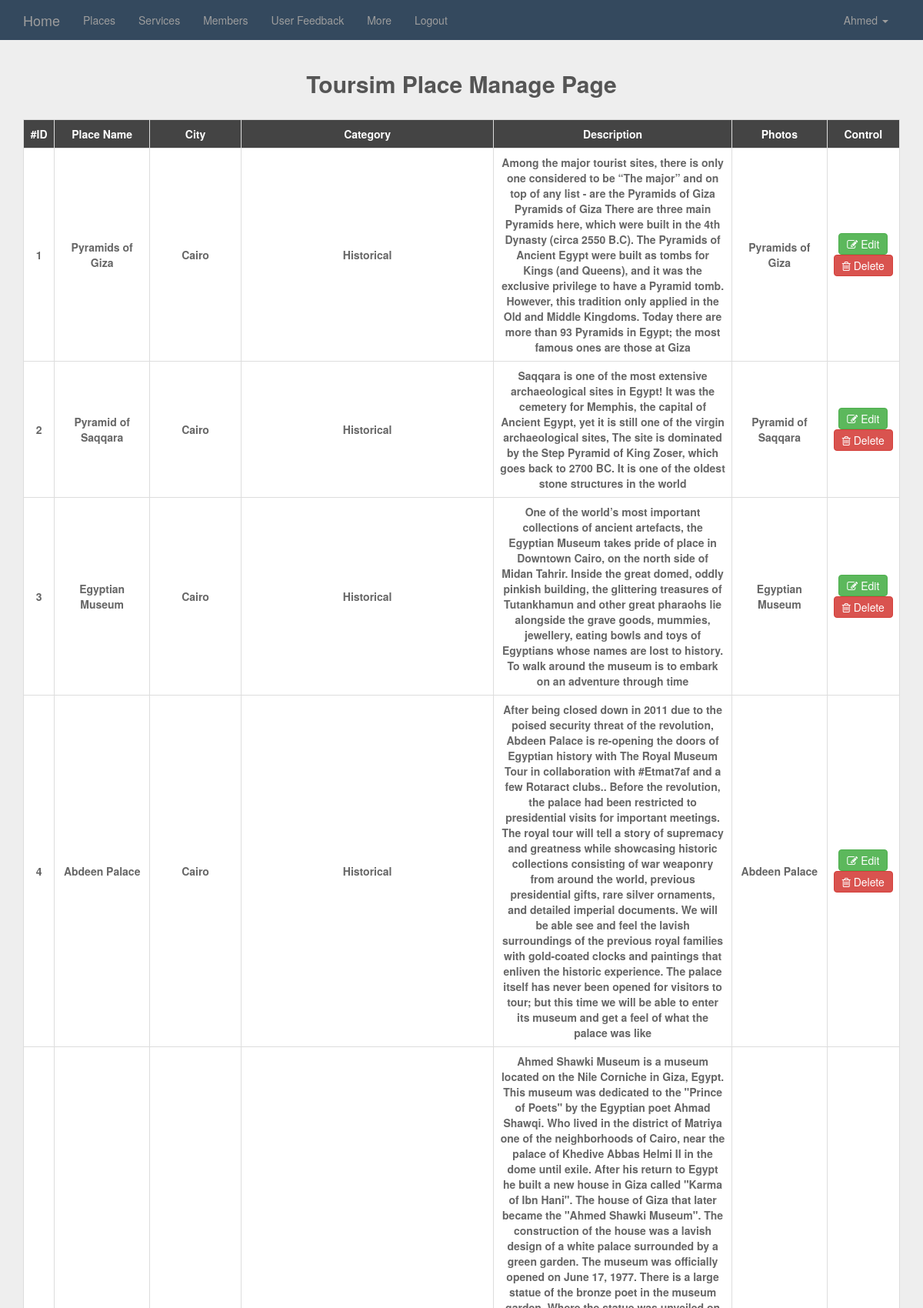
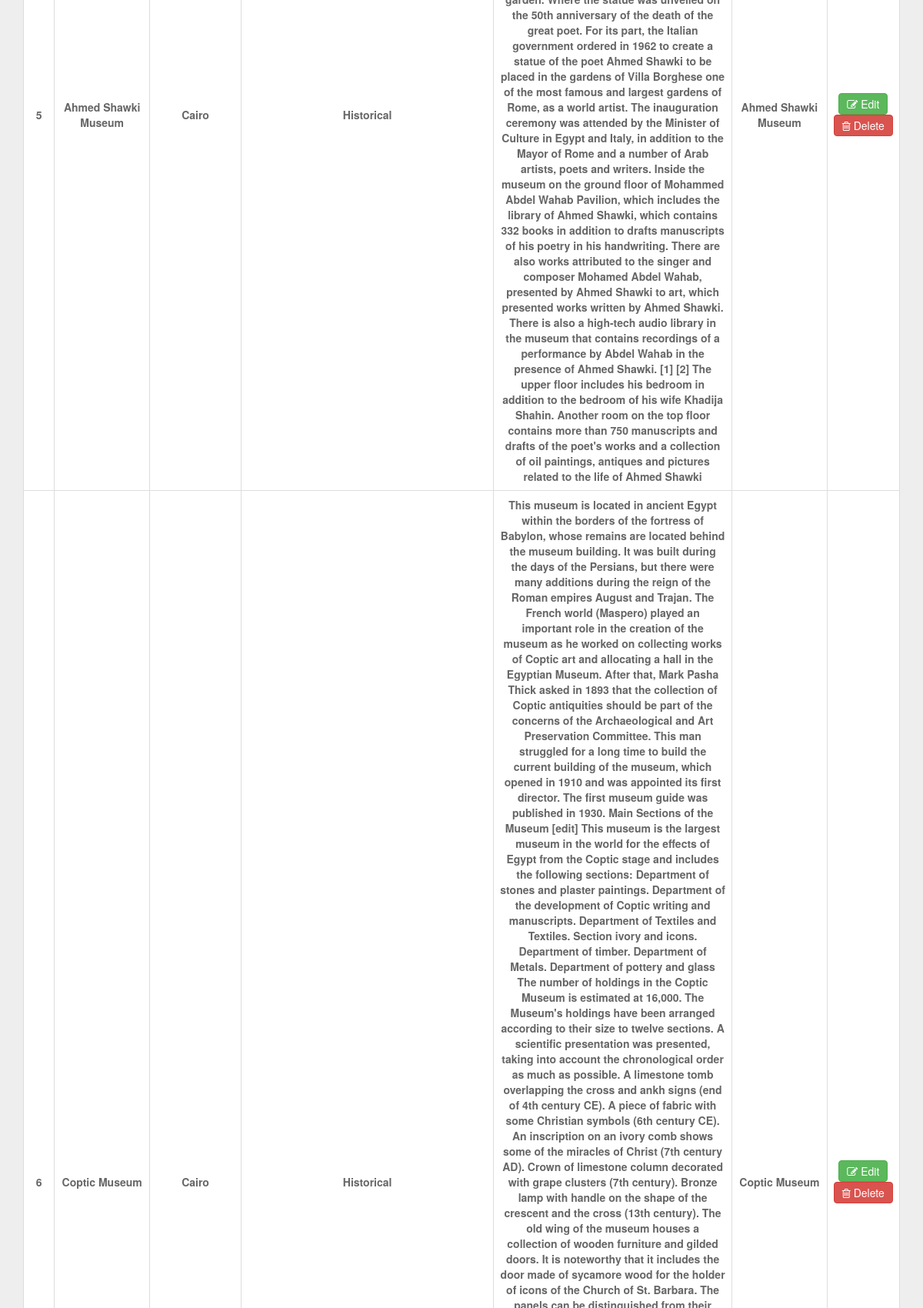
Page /admin/place.php (signed in, upper part) on the committed database (2 pictures, top to bottom).
### tables this page shows
CREATE TABLE `place` (
  `pid` int(11) NOT NULL,
  `PName` varchar(255) NOT NULL,
  `PCat` int(11) NOT NULL,
  `PCity` int(11) NOT NULL,
  `Description` text NOT NULL,
  `photo` varchar(255) NOT NULL,
  `addres` varchar(255) NOT NULL DEFAULT '0'
);

CREATE TABLE `city` (
  `cityId` int(11) NOT NULL,
  `cityName` varchar(255) NOT NULL,
  `photo` varchar(255) NOT NULL,
  `description` varchar(255) NOT NULL,
  `map` varchar(255) NOT NULL
);

CREATE TABLE `tourismcategory` (
  `tourCatId` int(11) NOT NULL,
  `tourCatName` varchar(255) NOT NULL
);

### admin/place.php (the view, shortened to what this page needs)
<?php
	include 'init.php';
	if(isset($_SESSION['username'])){
		$do = isset($_GET['do'])? $_GET['do']:'manage';
		if ($do == 'manage')
		{?>
			<div class="container">
				<h2 class="text-center">Toursim Place Manage Page</h2>
				<div class="table-responsive">
					<table class="main-table text-center table table-bordered">
						<tr>
							<td>#ID</td>
							<td>Place Name</td>
							<td>City</td>
							<td></i>Category</td>
							<td></i>Description</td>
							<td></i>Photos</td>
							<td>Control</td>
						</tr>
					<?php
						$stmt = $con->prepare("select * from place");
						$stmt->execute();
						$rows = $stmt->fetchAll();
						$stmt2 = $con->prepare("select * from TourismCategory");
						$stmt2->execute();
						$rows2 = $stmt2->fetchAll();
						$stmt3 = $con->prepare("select * from City");
						$stmt3->execute();
						$rows3 = $stmt3->fetchAll();
						foreach ($rows as $row) {
							echo "<tr>";
							echo "<td>". $row['pid'] ."</td>";
							echo "<td>". $row['PName'] ."</td>";
							foreach ($rows3 as $row3){
 								if($row['PCity']===$row3['cityId']){
 									echo "<td>". $row3['cityName'] ."</td>";
 									break;
 								}
 							}
 							foreach ($rows2 as $row2){
 								if($row['PCat']===$row2['tourCatId']){
 									echo "<td>". $row2['tourCatName'] ."</td>";
 									break;
 								}
 							}
 							echo "<td>". $row['Description'] ."</td>";
 							echo "<td>". $row['photo'] ."</td>";
 							echo "<td>
								<a class='btn btn-success' href='?do=edit&PId=".$row['pid']."'><i class='fa fa-pencil-square-o' aria-hidden='true'></i> Edit</a>
								<a class='btn btn-danger delete-btn' data-toggle='confirmation' href='place.php?do=Delete&PId=". $row['pid'] ."'><i class='fa fa-trash-o' aria-hidden='true'></i> Delete</a>
							</td>";
							echo "</tr>";
						}
					?>
					</table>
				</div>
			</div>
		 	<?php
			}
		else{
			header("location:?do=manage");
		}
		include $tml . 'footer.php';
	}else{
		redirectHome("<div class'alert alert-danger'>You can't access this page!</div>");
	}
?>

### admin/layout/css/style.css (style rules this page uses)
* { padding: 0; margin: 0; }
body { background: #EEE }
h2 { font-weight: bold; color: #555; margin-bottom: 30px }
.main-table { box-shadow: 0px 4px 17px rgb(173, 173, 173); }
.main-table td { background-color: #fff; vertical-align: middle!important; font-weight: bold; color: #666 }
.main-table tr:first-child td { color: #fff; background-color: #444; font-weight: bold; }
.main-table .btn { padding: 3px 10px; }

### rows in the picture
place: pid "1", PName "Pyramids of Giza", Description "Among the major tourist sites, there is only one considered to be “The major” and on top of any list - are the Pyramids of Giza Pyramids of Giza There are three main Pyramids here, which were built in the 4th Dynasty (circa 2550 B.C). The Pyramids of Ancient Egypt were built as tombs for Kings (and Queens), and it was the exclusive privilege to have a Pyramid tomb. However, this tradition only applied in the Old and Middle Kingdoms. Today there are more than 93 Pyramids in Egypt; the most famous ones are those at Giza", photo "Pyramids of Giza"
city: cityName "Cairo"
tourismcategory: tourCatName "Historical"
place: pid "2", PName "Pyramid of Saqqara", Description "Saqqara is one of the most extensive archaeological sites in Egypt! It was the cemetery for Memphis, the capital of Ancient Egypt, yet it is still one of the virgin archaeological sites, The site is dominated by the Step Pyramid of King Zoser, which goes back to 2700 BC. It is one of the oldest stone structures in the world", photo "Pyramid of Saqqara"
place: pid "3", PName "Egyptian Museum", Description "One of the world’s most important collections of ancient artefacts, the Egyptian Museum takes pride of place in Downtown Cairo, on the north side of Midan Tahrir. Inside the great domed, oddly pinkish building, the glittering treasures of Tutankhamun and other great pharaohs lie alongside the grave goods, mummies, jewellery, eating bowls and toys of Egyptians whose names are lost to history. To walk around the museum is to embark on an adventure through time", photo "Egyptian Museum"
place: pid "4", PName "Abdeen Palace", Description "After being closed down in 2011 due to the poised security threat of the revolution, Abdeen Palace is re-opening the doors of Egyptian history with The Royal Museum Tour in collaboration with #Etmat7af and a few Rotaract clubs.. Before the revolution, the palace had been restricted to presidential visits for important meetings. The royal tour will tell a story of supremacy and greatness while showcasing historic collections consisting of war weaponry from around the world, previous presidential gifts, rare silver ornaments, and detailed imperial documents. We will be able see and feel the lavish surroundings of the previous royal families with gold-coated clocks and paintings that enliven…", photo "Abdeen Palace"
place: pid "5", PName "Ahmed Shawki Museum", Description "Ahmed Shawki Museum is a museum located on the Nile Corniche in Giza, Egypt. This museum was dedicated to the \"Prince of Poets\" by the Egyptian poet Ahmad Shawqi. Who lived in the district of Matriya one of the neighborhoods of Cairo, near the palace of Khedive Abbas Helmi II in the dome until exile. After his return to Egypt he built a new house in Giza called \"Karma of Ibn Hani\". The house of Giza that later became the \"Ahmed Shawki Museum\". The construction of the house was a lavish design of a white palace surrounded by a green garden. The museum was officially opened on June 17, 1977. There is a large statue of the bronze poet in the museum garden. Where the statue was unveiled on the…", photo "Ahmed Shawki Museum"
place: pid "6", PName "Coptic Museum", photo "Coptic Museum"

### other values in the picture
$_SESSION['username'] "Ahmed"
